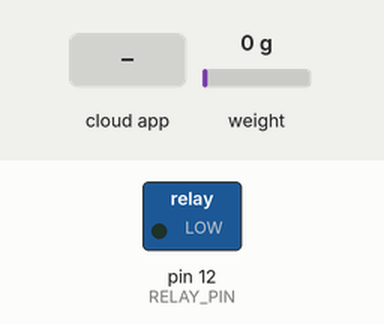
This sketch was run on a simulated Arduino Uno, built with avr-gcc and run on an emulated ATmega328P. Parts: switched loads named in the sketch (green lamp = pin HIGH). Inputs (shaded band) come from the test bench; at power-on: weight on the scale 0 g. The ROS host is connected and sends only what is stated.

Above: at 1.2 s.
1.3 s: the phone or cloud app sets toggle_relay to 1
At 1.9 s:
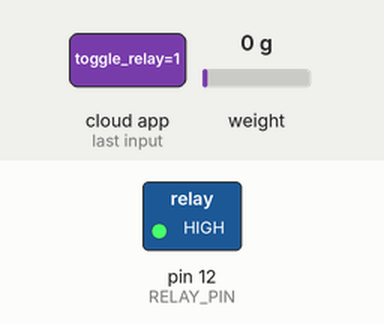
2.8 s: the phone or cloud app sets toggle_relay to 0
At 3.4 s:
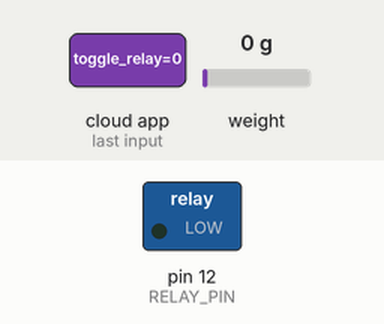
Timing chart, 0 to 5.8 s (numbered marks = the images above; inputs shaded):
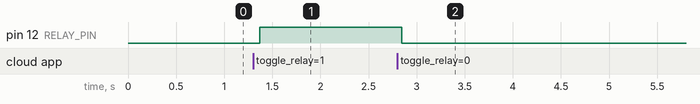

The sketch:

SeniorDesign.ino
```cpp
#include <Q2HX711.h>
//#define USE_USBCON
#include <ros.h>
#include <std_msgs/Bool.h>
#include <std_msgs/Float32.h>

ros::NodeHandle nh;

//const int LED_PIN = 6;
const int RELAY_PIN = 12;
const int hx711_data_pin = 9; //Brown wire
const int hx711_clock_pin = 8; //White wire

int cur_val = 0;
const int num_values = 75;
float measurements[num_values];
bool first_run_done = false;
int run_number = 0;
const int num_runs = 5;

float offset = 0.0;

Q2HX711 hx711(hx711_data_pin, hx711_clock_pin);

std_msgs::Float32 load_msg;
ros::Publisher pub("robot_load", &load_msg);

void toggle_relay(const std_msgs::Bool& toggle_msg)
{
  digitalWrite(RELAY_PIN, toggle_msg.data ? HIGH : LOW);
}

ros::Subscriber<std_msgs::Bool> sub("toggle_relay", &toggle_relay);

void setup() {
  pinMode(RELAY_PIN, OUTPUT);
//  pinMode(LED_PIN, OUTPUT);

  nh.initNode();
  nh.subscribe(sub);
  nh.advertise(pub);

//  Serial.begin(9600);
}

void loop() {
  const float reading = -1 * (hx711.read()/100.0) - offset;

  if (cur_val == num_values && !first_run_done) {
    first_run_done = true;
    offset = get_average(num_values, measurements);
  }
  measurements[cur_val % num_values] = reading;
  cur_val++;


  if (cur_val > num_values + 1 && run_number >= num_runs) {
    load_msg.data = get_average(num_values, measurements);
    pub.publish(&load_msg);
    run_number = 0;
//    Serial.println(reading);
  }
  run_number++;
  nh.spinOnce();
  delay(5);
}

float get_average(int size, float* array) {
  float sum = 0;
  for (int i = 0; i < size; i++) {
    sum += array[i];
  }
  return sum / size;
}
```

Measured:
- after the input at 1.3 s, pin 12 (RELAY_PIN): LOW → HIGH after 0.07 s
- after the input at 2.8 s, pin 12 (RELAY_PIN): HIGH → LOW after 0.05 s
